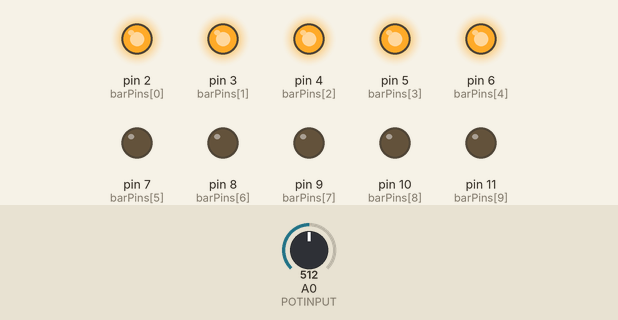
Bench run of a sketch on a simulated Arduino Uno, built with avr-gcc and run on an emulated ATmega328P. Parts: output pins drawn as LEDs (lit = HIGH). The test bench sets the inputs (shaded band); at power-on: A0 (POTINPUT) = 512.

Above: at 1.2 s.
1.3 s: A0 (POTINPUT) set to 606
2.8 s: A0 (POTINPUT) set to 628
At 4.0 s:
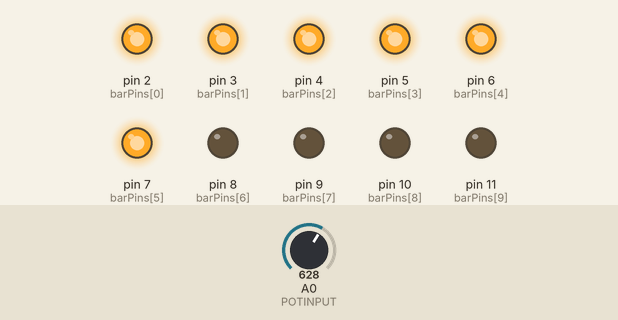
4.3 s: A0 (POTINPUT) set to 511
At 5.2 s:
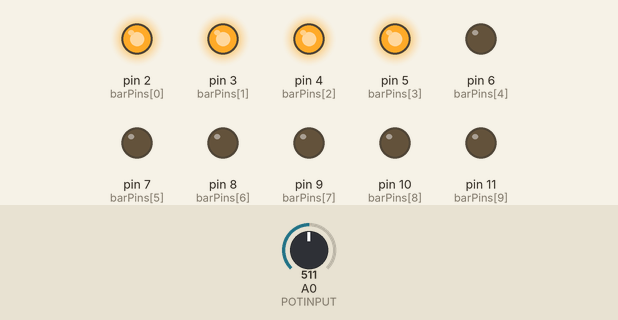
5.8 s: A0 (POTINPUT) set to 422
7.3 s: A0 (POTINPUT) set to 396
At 8.5 s:
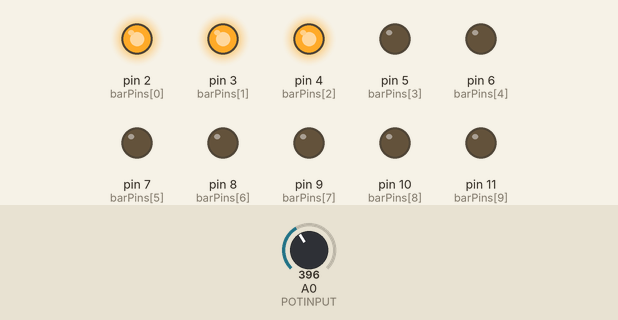
8.8 s: A0 (POTINPUT) set to 716
At 9.9 s:
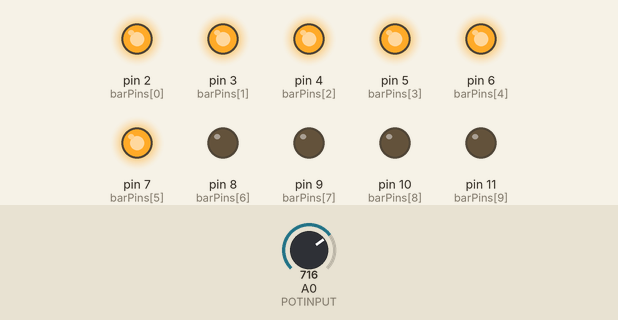
Timing chart, 0 to 11.3 s (numbered marks = the images above; inputs shaded):
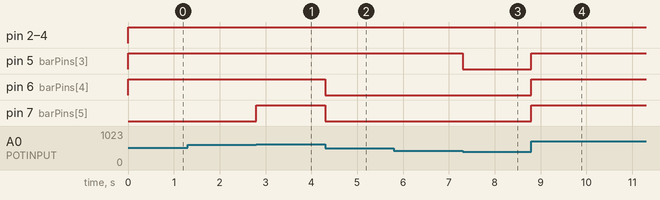

The sketch:

SHB10B_10LED_BAR_PWM.ino
```cpp
const int BARGRAPHSIZE = 10;
const int POTINPUT = A0;

int barPins[] = {
  2, 3, 4, 5, 6, 7, 8, 9, 10, 11
};

int potValue = 0;

void setup() {
  // put your setup code here, to run once:
  for(int barSegment = 0; barSegment < BARGRAPHSIZE; barSegment++) {
    pinMode(barPins[barSegment],OUTPUT);
    digitalWrite(barPins[barSegment],LOW);
  }
}

void loop() {
  // put your main code here, to run repeatedly:
  potValue = analogRead(POTINPUT);
  int barLevel = map(potValue, 0, 1023, 0, BARGRAPHSIZE);

  for(int barSegment = 0; barSegment < BARGRAPHSIZE; barSegment++) {
    if (barSegment < barLevel) {
      digitalWrite(barPins[barSegment],HIGH);
    }
    else {
      digitalWrite(barPins[barSegment],LOW);
    }
  }
}
```

Measured:
- the behaviour switches between 613 and 614 on A0 (POTINPUT) (found by bisection; images 0 and 1)
- the behaviour switches between 410 and 409 on A0 (POTINPUT) (found by bisection; images 2 and 3)
- after the input at 1.3 s, every drawn part: stays the same
- after the input at 2.8 s, pin 7 (barPins[5]): LOW → HIGH at once
- after the input at 4.3 s, pin 6 (barPins[4]), pin 7 (barPins[5]): HIGH → LOW at once
- after the input at 5.8 s, every drawn part: stays the same
- after the input at 7.3 s, pin 5 (barPins[3]): HIGH → LOW at once
- after the input at 8.8 s, pin 5 (barPins[3]), pin 6 (barPins[4]), pin 7 (barPins[5]): LOW → HIGH at once
